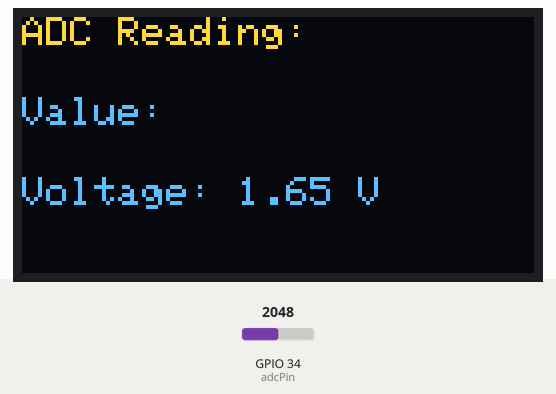
Recording of a sketch running on a simulated ESP32. Shown: 128×64 one-colour display. The test bench sets the inputs (shaded band); at power-on: GPIO 34 (adcPin) = 2048. The OLED is the two-colour kind (top 16 rows yellow); what the sketch prints to the serial monitor is not drawn.

Above: at 1.2 s.
1.3 s: GPIO 34 (adcPin) set to 2866
At 2.9 s:
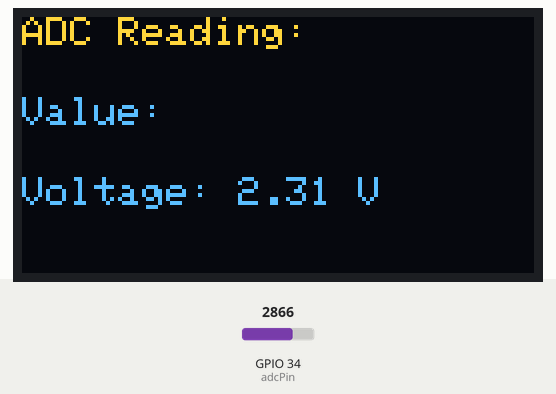
3.6 s: GPIO 34 (adcPin) set to 3603
At 5.1 s:
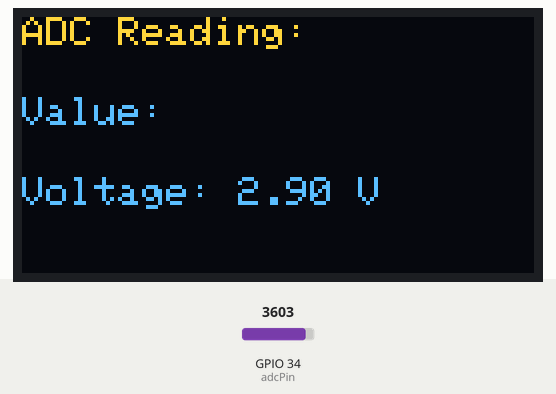
5.6 s: GPIO 34 (adcPin) set to 4095
At 7.3 s:
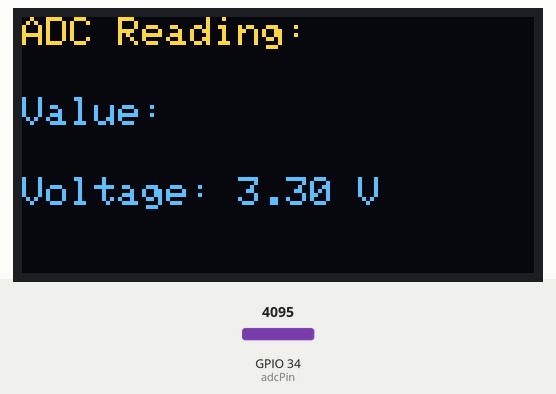
Timing chart, 0 to 8.8 s (numbered marks = the images above; inputs shaded):
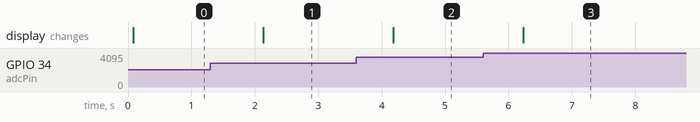

The sketch:

Lap4_6.ino
```cpp
#include <Wire.h>
#include <Adafruit_GFX.h>
#include <Adafruit_SSD1306.h>

#define SCREEN_WIDTH 128 // กำหนดความกว้างของจอแสดงผล OLED
#define SCREEN_HEIGHT 64 // กำหนดความสูงของจอแสดงผล OLED
#define OLED_RESET -1 // กำหนดขา RESET ของจอแสดงผล OLED (หรือ -1 ถ้าไม่ได้ใช้)

Adafruit_SSD1306 display(SCREEN_WIDTH, SCREEN_HEIGHT, &Wire, OLED_RESET);

int adcPin = 34; // กำหนดหมายเลขขาที่จะอ่านค่า ADC

void setup() {
  Serial.begin(115200);

  // กำหนด Address I2C ที่ 0x3C
  if(!display.begin(SSD1306_SWITCHCAPVCC, 0x3C)) {
    Serial.println(F("SSD1306 allocation failed"));
    for (;;); // หยุดการทำงานถ้าจอแสดงผล OLED ไม่ตอบสนอง
  }

  display.clearDisplay(); // ล้างจอแสดงผล OLED
  display.setTextSize(1); // กำหนดขนาดตัวอักษร
  display.setTextColor(SSD1306_WHITE); // กำหนดสีตัวอักษร
  display.setCursor(0, 0); // กำหนดตำแหน่งเริ่มต้นของเคอร์เซอร์
  display.println(F("Reading ADC...")); // พิมพ์ข้อความ "Reading ADC..."
  display.display(); // แสดงผลข้อความบนจอแสดงผล OLED
}


void loop() {
  int value = analogRead(adcPin);

  // แปลงค่า ADC เป็นแรงดันไฟฟ้า
  float voltage = (value / 4095.0) * 3.3;

  // แสดงข้อมูลบน Serial Monitor
  Serial.print("ADC value: ");
  Serial.print(value);
  Serial.print(", Voltage: ");
  Serial.print(voltage);
  Serial.println(" V");

  // แสดงผลบน OLED
  display.clearDisplay(); // ล้างหน้าจอ
  display.setTextSize(1);
  display.setTextColor(SSD1306_WHITE);
  display.setCursor(0, 0);
  display.println(F("ADC Reading: "));
  display.setCursor(0, 20);
  display.println(F("Value: "));
  display.setCursor(0, 40);
  display.print(F("Voltage: "));
  display.print(voltage, 2); // แสดงทศนิยม 2 ตำแหน่ง
  display.println(F(" V"));
  display.display(); // แสดงผลบนจอ OLED

  delay(1000); // หน่วงเวลา 1 วินาที
}
```

Measured:
- after the input at 1.3 s, the display: changes after 0.83 s (image 1)
- after the input at 3.6 s, the display: changes after 0.59 s (image 2)
- after the input at 5.6 s, the display: changes after 0.64 s (image 3)
